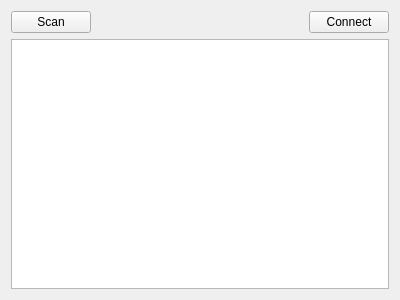
<?xml version="1.0" encoding="UTF-8"?>
<ui version="4.0">
 <class>ConnectPage</class>
 <widget class="QWidget" name="ConnectPage">
  <property name="geometry">
   <rect>
    <x>0</x>
    <y>0</y>
    <width>400</width>
    <height>300</height>
   </rect>
  </property>
  <property name="windowTitle">
   <string>Form</string>
  </property>
  <layout class="QVBoxLayout" name="verticalLayout">
   <item>
    <layout class="QHBoxLayout" name="horizontalLayout">
     <item>
      <widget class="QPushButton" name="scanButton">
       <property name="text">
        <string>Scan</string>
       </property>
      </widget>
     </item>
     <item>
      <spacer name="horizontalSpacer">
       <property name="orientation">
        <enum>Qt::Horizontal</enum>
       </property>
       <property name="sizeHint" stdset="0">
        <size>
         <width>40</width>
         <height>20</height>
        </size>
       </property>
      </spacer>
     </item>
     <item>
      <widget class="QPushButton" name="connectButton">
       <property name="text">
        <string>Connect</string>
       </property>
      </widget>
     </item>
    </layout>
   </item>
   <item>
    <widget class="QListWidget" name="devicesListWidget">
     <property name="selectionBehavior">
      <enum>QAbstractItemView::SelectRows</enum>
     </property>
    </widget>
   </item>
  </layout>
 </widget>
 <resources/>
 <connections/>
</ui>
